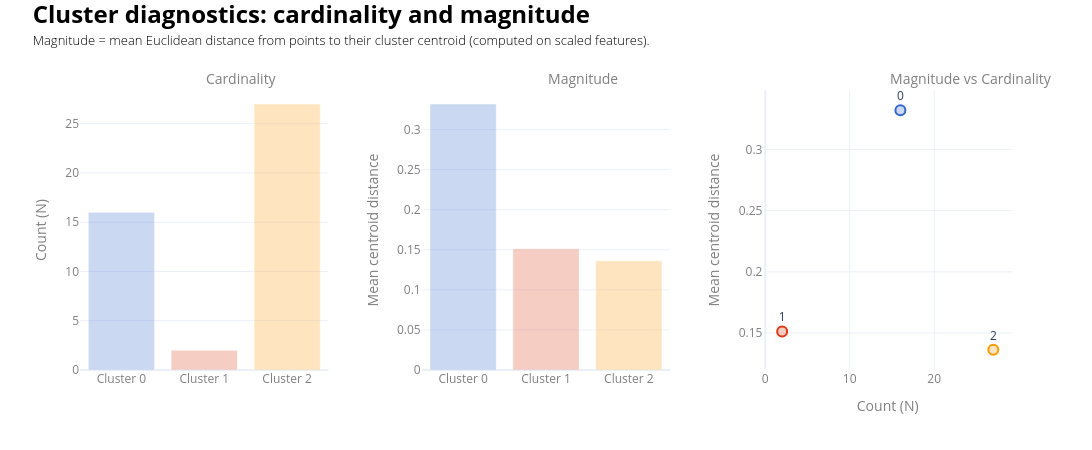

Notebook code for this chart:
### Code cell
# https://towardsdatascience.com/common-mistakes-in-cluster-analysis-and-how-to-avoid-them-eb960116d773/
# https://towardsdatascience.com/best-practices-for-visualizing-your-cluster-results-20a3baac7426/

X_std = np.array(X)  # ensures numpy array
labels = np.array(y)
centres = k_means_optimum.cluster_centers_
clusters_sorted = sorted(np.unique(labels))
# ___________________________________________________________________________________________________________
# 1) Cardinality (number of points per cluster)
cardinality = pd.Series(labels).value_counts().sort_index()
# ___________________________________________________________________________________________________________
# 2) Magnitude (mean distance to centroid per cluster)
magnitudes = {}

for cl in clusters_sorted:
    Xi = X_std[labels == cl]
    if len(Xi) == 0:
        magnitudes[cl] = np.nan
        continue
    dists = np.linalg.norm(Xi - centres[cl], axis=1)# euclidean distance
    magnitudes[cl] = dists.mean()

magnitudes = pd.Series(magnitudes).sort_index()
# ___________________________________________________________________________________________________________
# Build subplots
fig = make_subplots(rows=1, cols=3, horizontal_spacing=0.10, subplot_titles=["Cardinality", "Magnitude", "Magnitude vs Cardinality"])
# ___________________________________________________________________________________________________________
# Plot 1: Cardinality (bar plot)
fig.add_trace(
    go.Bar(
        x=[f"Cluster {cl}" for cl in cardinality.index],y=cardinality.values,
        marker=dict(
            color=[make_transparent(cluster_colour_map[cl], alpha=0.25) for cl in cardinality.index]
        ),
        showlegend=False,hovertemplate="Cluster: %{x}<br>N: %{y}<extra></extra>",
    ),row=1, col=1
)
# ___________________________________________________________________________________________________________
# Plot 2: Magnitude (bar plot)
fig.add_trace(
    go.Bar(
        x=[f"Cluster {cl}" for cl in magnitudes.index], y=magnitudes.values, 
        marker=dict(color=[make_transparent(cluster_colour_map[cl], alpha=0.25) for cl in magnitudes.index]),
        showlegend=False, hovertemplate="Cluster: %{x}<br>Mean distance: %{y:.3f}<extra></extra>",
    ), row=1, col=2
)
# ___________________________________________________________________________________________________________
# Plot 3: Magnitude vs Cardinality (scatterplot)
for cl in clusters_sorted:
    fig.add_trace(
        go.Scatter(
            x=[cardinality.loc[cl]],y=[magnitudes.loc[cl]], mode="markers+text",
            marker=dict(size=10,color=make_transparent(cluster_colour_map.get(cl), alpha=0.25),line=dict(color=cluster_colour_map.get(cl), width=2),),
            text=[f"{cl}"],textposition="top center", showlegend=False,
            hovertemplate=(
                f"Cluster {cl}<br>"
                f"N: %{{x}}<br>"
                f"Mean distance: %{{y:.3f}}<extra></extra>"
            ),
        ),row=1, col=3
    )    
fig.update_layout(width=1300, height=450,template="plotly_white",
    title=dict(
        text=(
            f"<span style='font-size:24px; font-weight:bold; color:{notes_colour}; display:block;'>"
            "Cluster diagnostics: cardinality and magnitude"
            "</span><br>"
            f"<span style='font-size:13px; font-weight:300; color:{notes_colour}; display:block;'>"
            "Magnitude = mean Euclidean distance from points to their cluster centroid (computed on scaled features)."
            "</span>"
        ),x=0.03, xanchor="left",y=0.95, yanchor="top"
    ),
    margin=dict(t=90),
)

fig.update_annotations(font=dict(size=14, color=labels_colour),xanchor="left")
for i in [1, 2, 3]:
    fig.update_xaxes(title_font=dict(color=labels_colour), tickfont=dict(color=labels_colour), row=1, col=i)
    fig.update_yaxes(title_font=dict(color=labels_colour), tickfont=dict(color=labels_colour), row=1, col=i)
fig.update_yaxes(title_text="Count (N)", row=1, col=1)
fig.update_yaxes(title_text="Mean centroid distance", row=1, col=2)
fig.update_xaxes(title_text="Count (N)", row=1, col=3)
fig.update_yaxes(title_text="Mean centroid distance", row=1, col=3)
fig.show()

### Figure 1 — Plotly figure (JSON) as saved in the notebook; plotly's stock layout.template omitted (floating-point values rounded to 4 significant figures)
{"data": [{"hovertemplate": "Cluster: %{x}<br>N: %{y}<extra></extra>", "marker": {"color": ["rgba(51,102,204,0.25)", "rgba(220,57,18,0.25)", "rgba(255,153,0,0.25)"]}, "showlegend": false, "type": "bar", "x": ["Cluster 0", "Cluster 1", "Cluster 2"], "xaxis": "x", "y": [16, 2, 27], "yaxis": "y"}, {"hovertemplate": "Cluster: %{x}<br>Mean distance: %{y:.3f}<extra></extra>", "marker": {"color": ["rgba(51,102,204,0.25)", "rgba(220,57,18,0.25)", "rgba(255,153,0,0.25)"]}, "showlegend": false, "type": "bar", "x": ["Cluster 0", "Cluster 1", "Cluster 2"], "xaxis": "x2", "y": [0.332, 0.1513, 0.1363], "yaxis": "y2"}, {"hovertemplate": "Cluster 0<br>N: %{x}<br>Mean distance: %{y:.3f}<extra></extra>", "marker": {"color": "rgba(51,102,204,0.25)", "line": {"color": "#3366CC", "width": 2}, "size": 10}, "mode": "markers+text", "showlegend": false, "text": ["0"], "textposition": "top center", "type": "scatter", "x": [16], "xaxis": "x3", "y": [0.332], "yaxis": "y3"}, {"hovertemplate": "Cluster 1<br>N: %{x}<br>Mean distance: %{y:.3f}<extra></extra>", "marker": {"color": "rgba(220,57,18,0.25)", "line": {"color": "#DC3912", "width": 2}, "size": 10}, "mode": "markers+text", "showlegend": false, "text": ["1"], "textposition": "top center", "type": "scatter", "x": [2], "xaxis": "x3", "y": [0.1513], "yaxis": "y3"}, {"hovertemplate": "Cluster 2<br>N: %{x}<br>Mean distance: %{y:.3f}<extra></extra>", "marker": {"color": "rgba(255,153,0,0.25)", "line": {"color": "#FF9900", "width": 2}, "size": 10}, "mode": "markers+text", "showlegend": false, "text": ["2"], "textposition": "top center", "type": "scatter", "x": [27], "xaxis": "x3", "y": [0.1363], "yaxis": "y3"}], "layout": {"annotations": [{"font": {"color": "grey", "size": 14}, "showarrow": false, "text": "Cardinality", "x": 0.1333, "xanchor": "left", "xref": "paper", "y": 1, "yanchor": "bottom", "yref": "paper"}, {"font": {"color": "grey", "size": 14}, "showarrow": false, "text": "Magnitude", "x": 0.5, "xanchor": "left", "xref": "paper", "y": 1, "yanchor": "bottom", "yref": "paper"}, {"font": {"color": "grey", "size": 14}, "showarrow": false, "text": "Magnitude vs Cardinality", "x": 0.8667, "xanchor": "left", "xref": "paper", "y": 1, "yanchor": "bottom", "yref": "paper"}], "height": 450, "margin": {"t": 90}, "title": {"text": "<span style='font-size:24px; font-weight:bold; color:black; display:block;'>Cluster diagnostics: cardinality and magnitude</span><br><span style='font-size:13px; font-weight:300; color:black; display:block;'>Magnitude = mean Euclidean distance from points to their cluster centroid (computed on scaled features).</span>", "x": 0.03, "xanchor": "left", "y": 0.95, "yanchor": "top"}, "width": 1300, "xaxis": {"anchor": "y", "domain": [0, 0.2667], "tickfont": {"color": "grey"}, "title": {"font": {"color": "grey"}}}, "xaxis2": {"anchor": "y2", "domain": [0.3667, 0.6333], "tickfont": {"color": "grey"}, "title": {"font": {"color": "grey"}}}, "xaxis3": {"anchor": "y3", "domain": [0.7333, 1], "tickfont": {"color": "grey"}, "title": {"font": {"color": "grey"}, "text": "Count (N)"}}, "yaxis": {"anchor": "x", "domain": [0, 1], "tickfont": {"color": "grey"}, "title": {"font": {"color": "grey"}, "text": "Count (N)"}}, "yaxis2": {"anchor": "x2", "domain": [0, 1], "tickfont": {"color": "grey"}, "title": {"font": {"color": "grey"}, "text": "Mean centroid distance"}}, "yaxis3": {"anchor": "x3", "domain": [0, 1], "tickfont": {"color": "grey"}, "title": {"font": {"color": "grey"}, "text": "Mean centroid distance"}}}}
